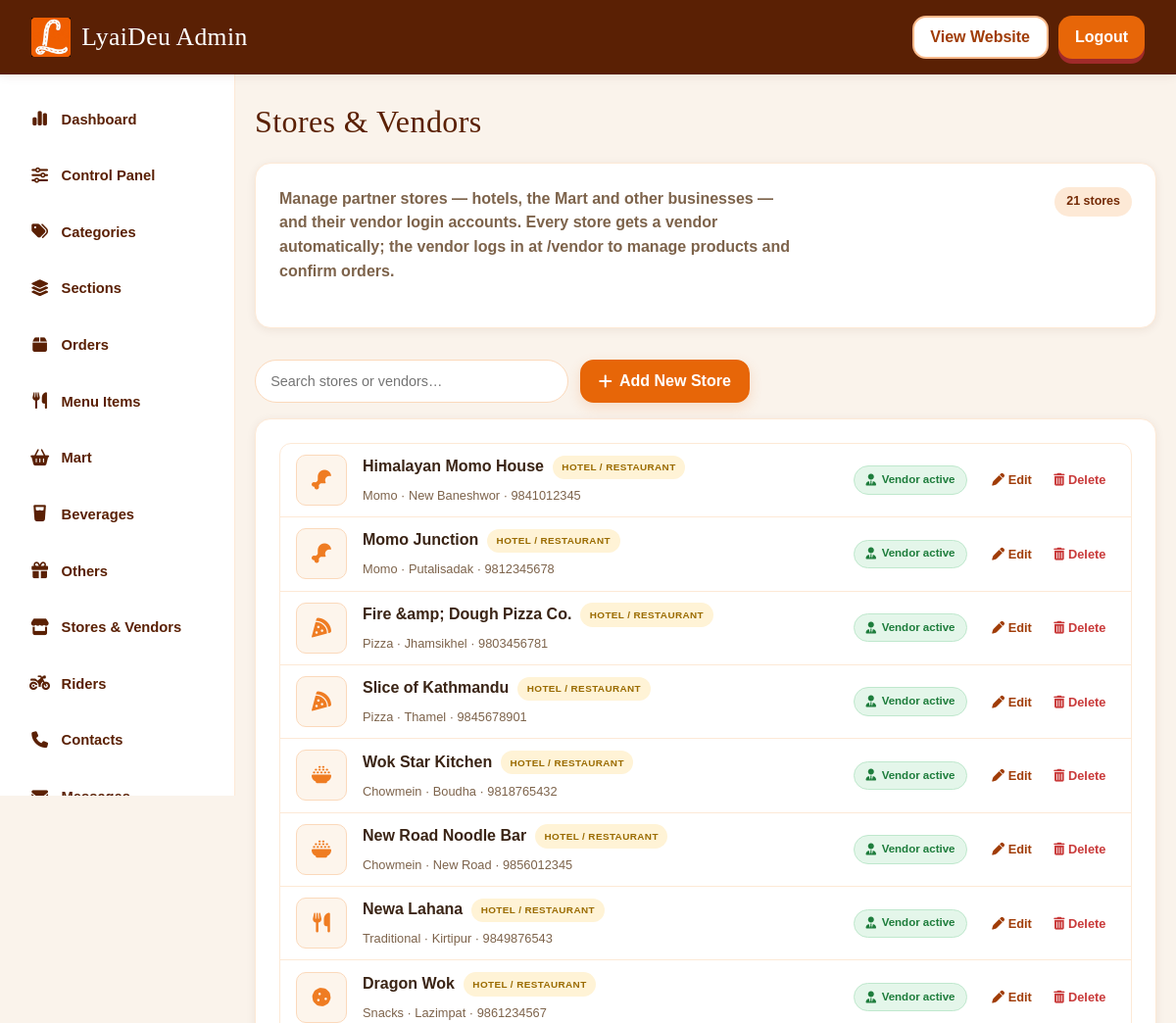
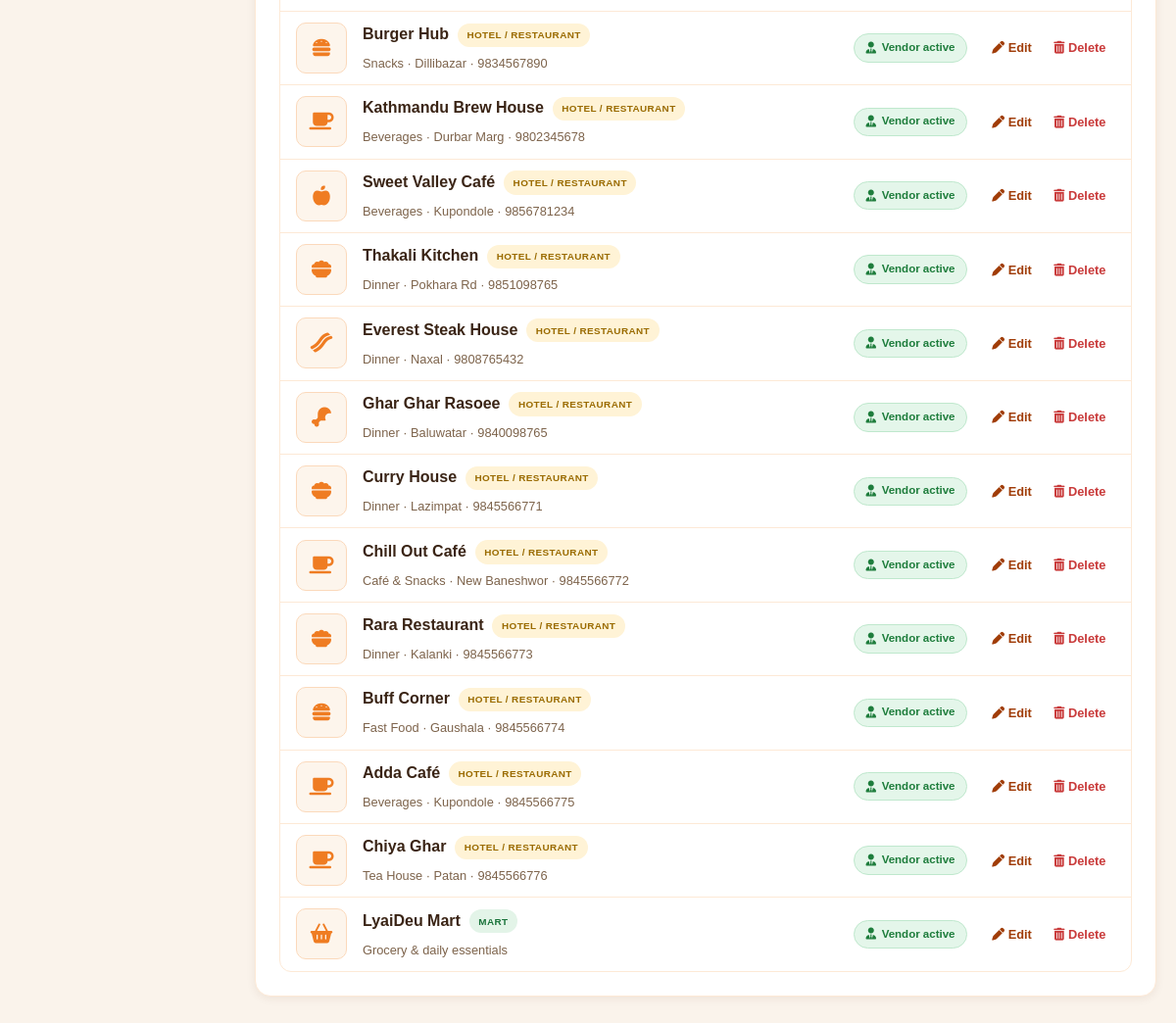
Page /admin_vendors.php (signed in) on the committed database (2 pictures, top to bottom).
### tables this page shows
CREATE TABLE IF NOT EXISTS hotels (
  id INT UNSIGNED NOT NULL AUTO_INCREMENT,
  name VARCHAR(255) NOT NULL,
  type VARCHAR(255) NOT NULL DEFAULT '',
  phone VARCHAR(20) NOT NULL DEFAULT '',
  emoji VARCHAR(50) NOT NULL DEFAULT '',
  logo VARCHAR(500) NOT NULL DEFAULT '',
  kind VARCHAR(20) NOT NULL DEFAULT 'hotel',
  `desc` TEXT NOT NULL,
  PRIMARY KEY (id)
);

### site_config.php (called while the page is built, shortened)
<?php
function lyaideu_load_pdo(): ?PDO {
    static $pdo = null;
    static $tried = false;
    if ($tried) {
        return $pdo;
    }
    if (isset($GLOBALS['pdo']) && $GLOBALS['pdo'] instanceof PDO) {
        $pdo = $GLOBALS['pdo'];
        return $pdo;
    }
    return $pdo;
}
function lyaideu_settings(): array {
    if (!isset($GLOBALS['__lyaideu_settings_loaded'])) {
        $pdo = lyaideu_load_pdo();
        if ($pdo instanceof PDO) {
            try {
                foreach ($pdo->query('SELECT skey, sval FROM settings') as $row) {
                    $GLOBALS['__lyaideu_settings'][$row['skey']] = (string)$row['sval'];
                }
            } catch (Throwable $e) {
                $GLOBALS['__lyaideu_settings'] = [];
            }
        }
    }
    return $GLOBALS['__lyaideu_settings'];
}
function site_setting(string $key, ?string $default = null): string {
    $settings = lyaideu_settings();
    $value = $settings[$key] ?? null;
    return $value;
}
function site_logo_url(): string {
    return site_setting('site_logo', 'logo.png');
}

### admin_vendors.php (the view, shortened to what this page needs)
<?php
require_once __DIR__ . '/admin_inc.php';
require_once __DIR__ . '/db.php';
$storeKinds = ['hotel' => 'Hotel / Restaurant', 'mart' => 'Mart', 'other' => 'Other business', 'beverage' => 'Beverages'];
$kindIcons = ['hotel' => 'fa-utensils', 'mart' => 'fa-basket-shopping', 'other' => 'fa-gift', 'beverage' => 'fa-champagne-glasses'];
$stores = [];
try {
    $stores = $pdo->query(
        'SELECT h.id, h.name, h.type, h.phone, h.emoji, h.logo, h.kind,
                v.id AS vendor_id, v.name AS vendor_name, v.email AS vendor_email,
                v.phone AS vendor_phone, v.is_active AS vendor_active
         FROM hotels h
         LEFT JOIN vendors v ON v.hotel_id = h.id AND v.scope = h.kind
         ORDER BY h.id'
    )->fetchAll();
} catch (Throwable $e) {
    http_response_code(500);
    exit('Could not load stores.');
}
$ce = fn($v) => htmlspecialchars((string)$v, ENT_QUOTES, 'UTF-8');
function store_thumb_html(array $h, array $kindIcons): string {
    $icon = preg_replace('/[^a-z0-9-]/', '', (string)($h['emoji'] ?? ''));
    return '<span class="pm-thumb pm-thumb-empty"><i class="fa-solid ' . htmlspecialchars($icon, ENT_QUOTES, 'UTF-8') . '"></i></span>';
}
admin_page_start('Stores & Vendors', 'stores', 'Stores & Vendors');
?>
<section class="admin-section">
    <div class="admin-section-top">
        <p class="section-sub">Manage partner stores — hotels, the Mart and other businesses — and their vendor login accounts. Every store gets a vendor automatically; the vendor logs in at <strong>/vendor</strong> to manage products and confirm orders.</p>
        <span class="admin-count-badge"><?= count($stores) ?> stores</span>
    </div>
</section>
<div class="pm-toolbar">
    <input type="search" class="wp-cat-search pm-search" id="storeSearch" placeholder="Search stores or vendors…" aria-label="Search stores">
    <button type="button" class="btn btn-primary" id="addStoreBtn"><i class="fa-solid fa-plus"></i> Add New Store</button>
</div>
<section class="admin-section">
    <div class="pm-list" id="storeList">
        <?php foreach ($stores as $i => $h): $id = (int)$h['id']; $kind = $h['kind'] ?? 'hotel'; $vendorActive = (bool)($h['vendor_active'] ?? 1); ?>
        <?php $vendorLabel = $storeKinds[$kind] ?? 'Hotel / Restaurant'; ?>
        <div class="pm-row" data-search="<?= $ce(strtolower((string)$h['name'] . ' ' . $h['type'] . ' ' . $h['phone'] . ' ' . ($h['vendor_name'] ?? '') . ' ' . $vendorLabel)) ?>">
            <div class="pm-item">
                <?= store_thumb_html($h, $kindIcons) ?>
                <span class="pm-body">
                    <span class="pm-name"><?= $ce($h['name']) ?><span class="store-kind-badge store-kind-<?= $ce($kind) ?>"><?= $ce($vendorLabel) ?></span></span>
                    <span class="pm-meta"><?= $ce($h['type']) ?><?= $h['type'] !== '' && $h['phone'] !== '' ? ' · ' : '' ?><?= $ce($h['phone']) ?></span>
                </span>
                <span class="pm-price pm-vendor-row">
                    <span class="store-vendor-pill<?= $vendorActive ? ' is-active' : '' ?>"><i class="fa-solid fa-user-tie"></i> <?= $vendorActive ? 'Vendor active' : 'Vendor off' ?></span>
                </span>
                <span class="pm-actions">
                    <button type="button" class="pm-act pm-edit" data-target="pm-edit-<?= $id ?>"><i class="fa-solid fa-pen"></i> Edit</button>
                    <form class="pm-del-inline" action="admin_save" method="POST">
                        <button type="submit" class="pm-act pm-del-btn" data-confirm="<?= $ce('Delete "' . $h['name'] . '" and its vendor account? This cannot be undone.') ?>"><i class="fa-solid fa-trash-can"></i> Delete</button>
                    </form>
                </span>
            </div>
        </div>
        <?php endforeach; ?>
    </div>
</section>
<?php
admin_page_end();

### admin_inc.php (shortened to what this page needs)
<?php
require_once __DIR__ . '/site_config.php';
function admin_csrf_token(): string {
    return $_SESSION['csrf_admin'];
}
function admin_nav_items(): array {
    return [
        'dashboard' => ['label' => 'Dashboard', 'href' => 'admin', 'icon' => '<i class="fa-solid fa-chart-simple"></i>'],
        'control' => ['label' => 'Control Panel', 'href' => 'admin_control', 'icon' => '<i class="fa-solid fa-sliders"></i>'],
        'categories' => ['label' => 'Categories', 'href' => 'admin_categories', 'icon' => '<i class="fa-solid fa-tags"></i>'],
        'sections' => ['label' => 'Sections', 'href' => 'admin_sections', 'icon' => '<i class="fa-solid fa-layer-group"></i>'],
        'orders' => ['label' => 'Orders', 'href' => 'admin_orders', 'icon' => '<i class="fa-solid fa-box"></i>'],
        'dishes' => ['label' => 'Menu Items', 'href' => 'admin_dishes', 'icon' => '<i class="fa-solid fa-utensils"></i>'],
        'mart' => ['label' => 'Mart', 'href' => 'admin_mart', 'icon' => '<i class="fa-solid fa-basket-shopping"></i>'],
        'beverages' => ['label' => 'Beverages', 'href' => 'admin_beverages', 'icon' => '<i class="fa-solid fa-glass-water"></i>'],
        'others' => ['label' => 'Others', 'href' => 'admin_others', 'icon' => '<i class="fa-solid fa-gift"></i>'],
        'hotels' => ['label' => 'Stores & Vendors', 'href' => 'admin_vendors', 'icon' => '<i class="fa-solid fa-store"></i>'],
        'riders' => ['label' => 'Riders', 'href' => 'admin_riders', 'icon' => '<i class="fa-solid fa-motorcycle"></i>'],
        'contacts' => ['label' => 'Contacts', 'href' => 'admin_contacts', 'icon' => '<i class="fa-solid fa-phone"></i>'],
        'messages' => ['label' => 'Messages', 'href' => 'admin_messages', 'icon' => '<i class="fa-solid fa-envelope"></i>'],
        'users' => ['label' => 'Users', 'href' => 'admin_users', 'icon' => '<i class="fa-solid fa-users"></i>'],
        'kyc' => ['label' => 'KYC', 'href' => 'admin_kyc', 'icon' => '<i class="fa-solid fa-shield-halved"></i>'],
        'settings' => ['label' => 'Settings', 'href' => 'admin_settings', 'icon' => '<i class="fa-solid fa-gear"></i>'],
    ];
}
function admin_logout_button(): string {
    return '<form method="POST" class="admin-logout-form">
        <input type="hidden" name="csrf_token" value="' . htmlspecialchars(admin_csrf_token(), ENT_QUOTES, 'UTF-8') . '">
        <button type="submit" name="logout" class="btn btn-primary admin-logout-btn">Logout</button>
    </form>';
}
function admin_page_start(string $pageTitle, string $activeNav, ?string $heading = null): void {
    $heading = $heading ?? $pageTitle;
    $navItems = admin_nav_items();
    $logo = htmlspecialchars(site_logo_url(), ENT_QUOTES, 'UTF-8');
    echo '<!DOCTYPE html><html lang="en"><head><meta charset="UTF-8"><meta name="viewport" content="width=device-width, initial-scale=1.0">';
    echo '
<link rel="stylesheet" href="https://cdnjs.cloudflare.com/ajax/libs/font-awesome/6.5.2/css/all.min.css">
<link rel="stylesheet" href="css/style.css?v=61"></head><body class="admin-body">';
    echo '<header class="admin-header"><div class="admin-header-brand"><button type="button" class="admin-nav-toggle" id="adminNavToggle" aria-label="Toggle admin menu" aria-expanded="false"><span></span><span></span><span></span></button><a href="admin" class="admin-brand-link"><img class="brand-logo" src="' . $logo . '" alt="LyaiDeu"><h1 class="display">LyaiDeu Admin</h1></a></div>';
    echo '<div class="admin-actions"><a href="index" target="_blank" class="btn btn-outline">View Website</a>';
    echo admin_logout_button();
    echo '</div></header>';
    echo '<div class="admin-shell"><aside class="admin-sidebar" id="adminSidebar"><nav class="admin-nav" aria-label="Admin sections">';
    foreach ($navItems as $key => $item) {
        $active = $key === $activeNav ? ' active' : '';
        echo '<a class="admin-nav-link' . $active . '" href="' . htmlspecialchars($item['href'], ENT_QUOTES, 'UTF-8') . '">';
        echo '<span class="admin-nav-icon">' . $item['icon'] . '</span><span>' . htmlspecialchars($item['label'], ENT_QUOTES, 'UTF-8') . '</span></a>';
    }
    echo '</nav></aside><main class="admin-main"><div class="admin-container">';
    $activeIcon = $navItems[$activeNav]['icon'] ?? '';
    echo '<div class="admin-page-head"><h2 class="display admin-page-title">' . $activeIcon . ' ' . htmlspecialchars($heading, ENT_QUOTES, 'UTF-8') . '</h2></div>';
}
function admin_page_end(): void {
    echo '</div></main></div>';
    echo '</body></html>';
}

### rows in the picture
hotels: name "Himalayan Momo House", kind "HOTEL / RESTAURANT", type "Momo · New Baneshwor", phone "9841012345"
hotels: name "Momo Junction", kind "HOTEL / RESTAURANT", type "Momo · Putalisadak", phone "9812345678"
hotels: name "Fire &amp; Dough Pizza Co.", kind "HOTEL / RESTAURANT", type "Pizza · Jhamsikhel", phone "9803456781"
hotels: name "Slice of Kathmandu", kind "HOTEL / RESTAURANT", type "Pizza · Thamel", phone "9845678901"
hotels: name "Wok Star Kitchen", kind "HOTEL / RESTAURANT", type "Chowmein · Boudha", phone "9818765432"
hotels: name "New Road Noodle Bar", kind "HOTEL / RESTAURANT", type "Chowmein · New Road", phone "9856012345"
hotels: name "Newa Lahana", kind "HOTEL / RESTAURANT", type "Traditional · Kirtipur", phone "9849876543"
hotels: name "Dragon Wok", kind "HOTEL / RESTAURANT", type "Snacks · Lazimpat", phone "9861234567"
hotels: name "Burger Hub", kind "HOTEL / RESTAURANT", type "Snacks · Dillibazar", phone "9834567890"
hotels: name "Kathmandu Brew House", kind "HOTEL / RESTAURANT", type "Beverages · Durbar Marg", phone "9802345678"
hotels: name "Sweet Valley Café", kind "HOTEL / RESTAURANT", type "Beverages · Kupondole", phone "9856781234"
hotels: name "Thakali Kitchen", kind "HOTEL / RESTAURANT", type "Dinner · Pokhara Rd", phone "9851098765"
hotels: name "Everest Steak House", kind "HOTEL / RESTAURANT", type "Dinner · Naxal", phone "9808765432"
hotels: name "Ghar Ghar Rasoee", kind "HOTEL / RESTAURANT", type "Dinner · Baluwatar", phone "9840098765"
hotels: name "Curry House", kind "HOTEL / RESTAURANT", type "Dinner · Lazimpat", phone "9845566771"
hotels: name "Chill Out Café", kind "HOTEL / RESTAURANT", type "Café & Snacks · New Baneshwor", phone "9845566772"
hotels: name "Rara Restaurant", kind "HOTEL / RESTAURANT", type "Dinner · Kalanki", phone "9845566773"
hotels: name "Buff Corner", kind "HOTEL / RESTAURANT", type "Fast Food · Gaushala", phone "9845566774"
hotels: name "Adda Café", kind "HOTEL / RESTAURANT", type "Beverages · Kupondole", phone "9845566775"
hotels: name "Chiya Ghar", kind "HOTEL / RESTAURANT", type "Tea House · Patan", phone "9845566776"
hotels: name "LyaiDeu Mart", kind "MART", type "Grocery & daily essentials"

### other values in the picture
$item['label'] "Dashboard"
$item['label'] "Control Panel"
$item['label'] "Categories"
$item['label'] "Sections"
$item['label'] "Orders"
$item['label'] "Menu Items"
$item['label'] "Mart"
$item['label'] "Beverages"
$item['label'] "Others"
$item['label'] "Stores & Vendors"
$item['label'] "Riders"
$item['label'] "Contacts"
$heading "Stores & Vendors"
count($stores) "21"
